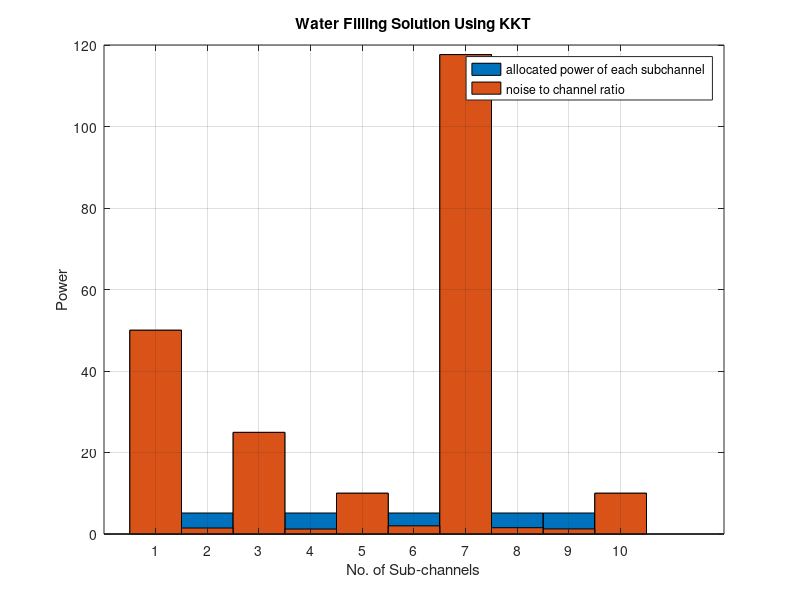

The MATLAB script that drew this image:
%% initialization
Nc = 10;
N = 1;
lambda = 0.28;
h = [.1+.1i, .2+.8i, .01+.2i, .1+.9i, .3+.1i, .1+.7i, .09+.02i, .1+.8i, .4+.8i, .1+.3i];
h_2 = abs(h).^2;

%% calaulate the power allocation
P = 1/(lambda * log(2)) - N./h_2;
P(P<=0) = 0;
% check validation of the result by assuming Pn is zero
validation = h_2./(N * log(2)) - lambda;

%% plotting
carrierNoise = N ./ h_2;
bar(P+carrierNoise, 1);
hold on;
bar(carrierNoise, 1);
grid on;
title('Water Filling Solution Using KKT')
legend('allocated power of each subchannel', 'noise to channel ratio');
ylabel('Power');
xlabel('No. of Sub-channels');
